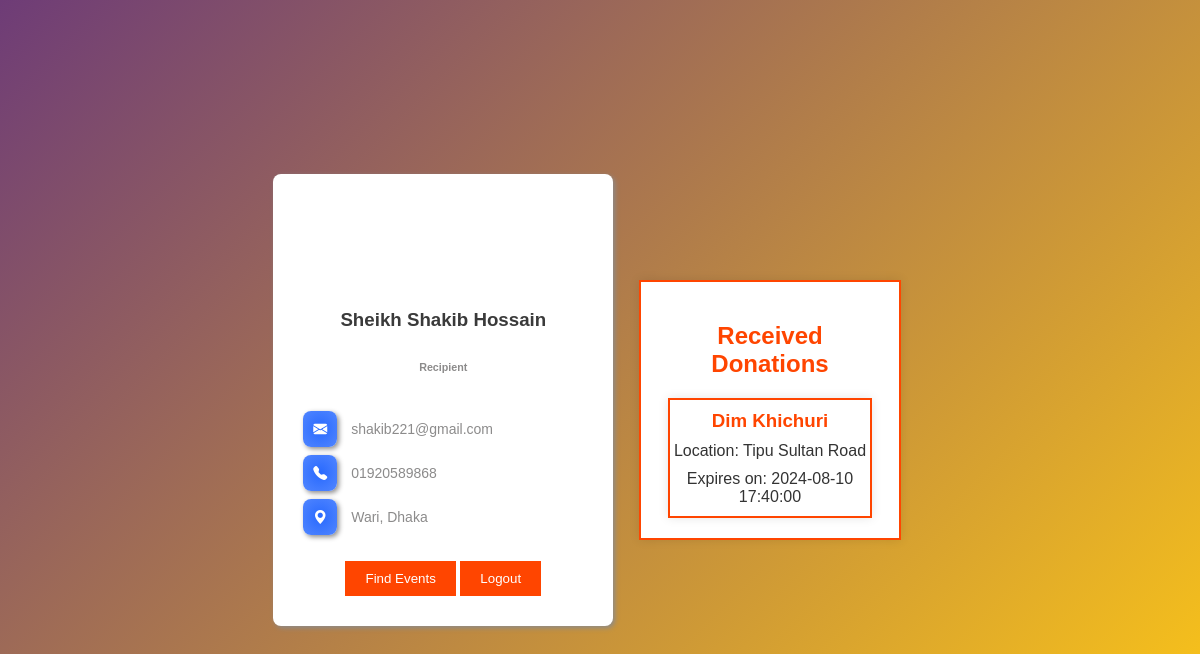
The app's page /recipient/recipient.php (signed in), older data.
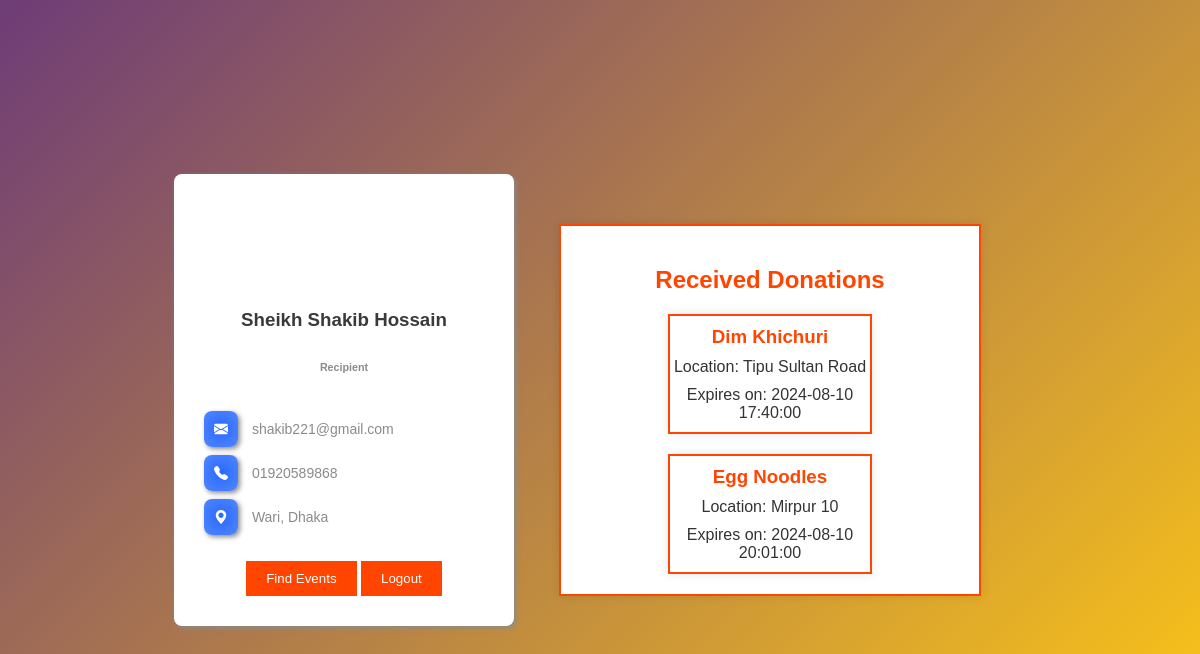
The same page, newer data.
### tables this page shows
CREATE TABLE `donation` (
  `donation_id` int(11) NOT NULL,
  `food_name` varchar(64) NOT NULL,
  `quantity` int(11) NOT NULL,
  `location` varchar(64) NOT NULL,
  `postal_code` varchar(64) NOT NULL,
  `expire_date_time` datetime NOT NULL,
  `donor_email` varchar(64) NOT NULL,
  `quantity_available` int(11) DEFAULT NULL
);

### recipient/recipient.php (the view, shortened to what this page needs)
<?php
$connect = mysqli_connect(HOST, USER, PASS, DB) or die("Can not connect");
$email = $_SESSION['email'];
$query_ = "SELECT name, phone, address, gender FROM recipient WHERE email = '$email'";
$result_ = mysqli_query($connect, $query_);
$row = mysqli_fetch_array($result_);
$name = $row['name'];
$phone = $row['phone'];
$address = $row['address'];
$gender = $row['gender'];
$donations_query = "SELECT d.food_name, d.quantity, d.location, d.expire_date_time
                    FROM donation_taken dt
                    JOIN donation d ON dt.donation_id = d.donation_id
                    WHERE dt.recipient_email = '$email'";
$donations_result = mysqli_query($connect, $donations_query);
$donations = [];
while ($donation_row = mysqli_fetch_assoc($donations_result)) {
    $donations[] = $donation_row;
}
?>
<!DOCTYPE html>
<html lang="en">
<head>
    <link rel="stylesheet" href="newstyle.css">
    <link rel="stylesheet" href="https://cdn.jsdelivr.net/npm/bootstrap-icons@1.11.3/font/bootstrap-icons.min.css">
    <link rel="stylesheet" href="food_list.css">
</head>
<body>
    <div class="profile-container">
        <?php
            if ($gender == "Female") {
                $photo_name = "../assets/images/girl.jpg";
            } else {
                $photo_name = "profile.svg";
            }
        ?>
        <div class="img" style="background-image: url('<?php echo $photo_name; ?>');"></div>
        <h3> <?php echo htmlspecialchars($name); ?> </h3>
        <h6>Recipient</h6>
        <div class="contact-info">
            <br>
            <p><i class="bi bi-envelope-fill"></i> <?php echo $email; ?> </p>
            <br>
            <p><i class="bi bi-telephone-fill"></i> <?php echo $phone; ?> </p>
            <br>
            <p><i class="bi bi-geo-alt-fill"></i> <?php echo $address; ?> </p>
        </div>
        <div class="previous-donations">
            <h4>
                <a href="../events.php"> <button>Find Events</button></a>
                <a href="../logout.php"><button>Logout</button></a>
            </h4>
        </div>
    </div>
    <div class="container">
        <div class="donated-foods">
            <h2>Received Donations</h2>
            <div class="food-list">
                <?php if (empty($donations)): ?>
                    <p>No donations received.</p>
                <?php else: ?>
                    <?php foreach ($donations as $donation): ?>
                        <div class="food-item">
                            <h3><?php echo $donation['food_name']; ?></h3>
                            <p>Location: <?php echo $donation['location']; ?></p>
                            <p>Expires on: <?php echo $donation['expire_date_time']; ?></p>
                        </div>
                    <?php endforeach; ?>
                <?php endif; ?>
            </div>
        </div>
    </div>
</body>
</html>

Row changes from the older to the newer data that the page shows:
now on this page (row edited): donation: food_name "Egg Noodles", location "Mirpur 10", expire_date_time "2024-08-10 20:01:00"
